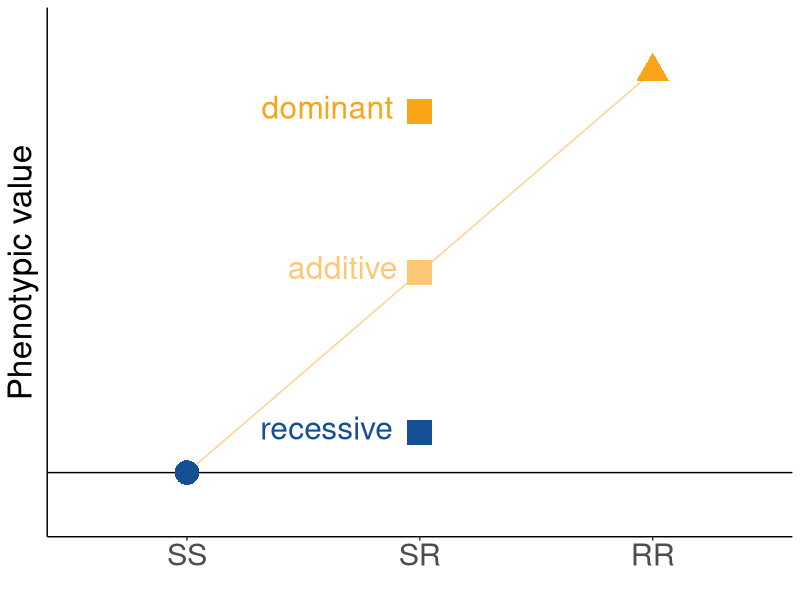
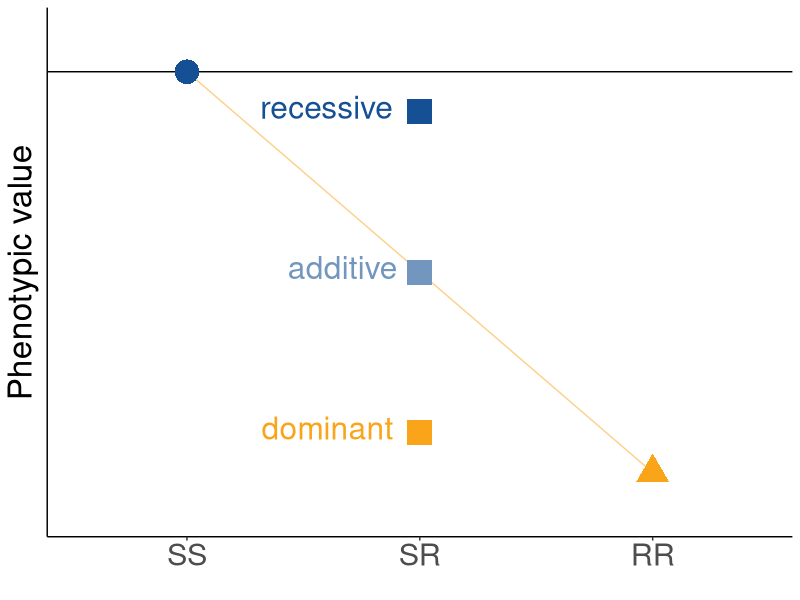
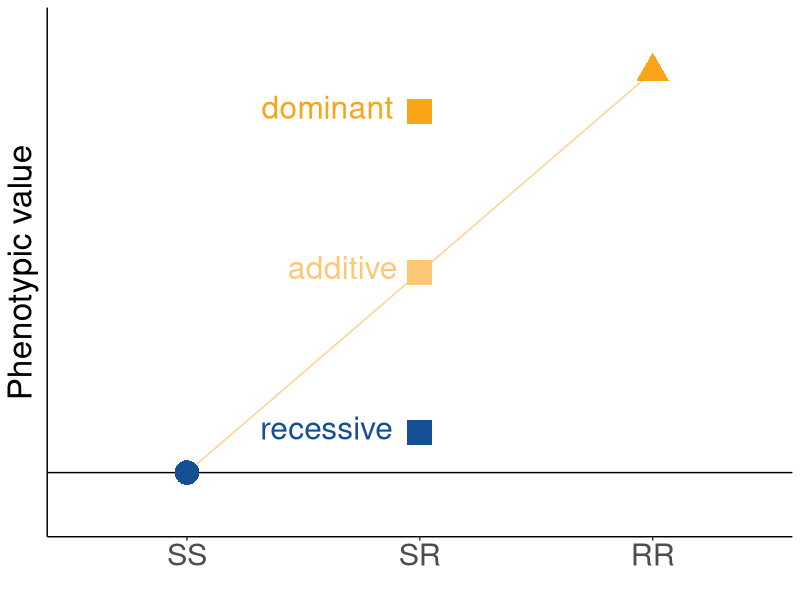
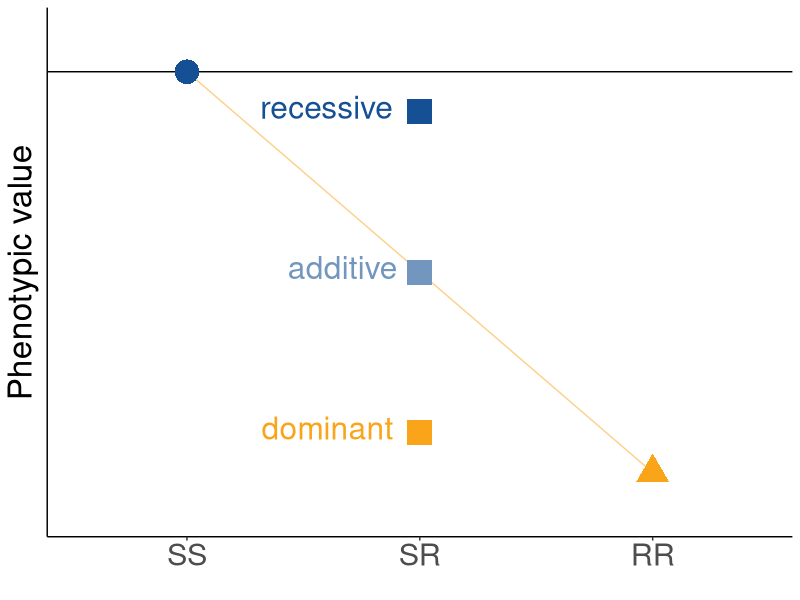

Reproduce these figures in R, in order.
## ---- chunk 1
library(tidyverse)
## ---- chunk 2
## R beneficial
data.Rdom = tibble(
  Genotype = factor(c("SS", "SR","SR","SR", "RR"), levels = c("SS", "SR","RR")),
  Dominance = c("recessive", "recessive","additive", "dominant", "dominant"),
  Trait.1 = c(0, 0.1,0.5,0.9, 1)
)

## R deleterious
data.Sdom = tibble(
  Genotype = factor(c("SS", "SR","SR","SR", "RR"), levels = c("SS", "SR","RR")),
  Dominance = c("recessive", "recessive","additive", "dominant", "dominant"),
  Trait.2 = c(1, 0.9,0.5,0.1, 0)
)
## ---- chunk 3
library("ggpubr")

genotype_labels = c("SS","SR","RR")



# Define  colors for each dominance category
dominance_colors = c("recessive" = "#165094", "additive" = "#FCC876", "dominant" = "#faa41a")

# Define the shapes for each genotype
genotype_shapes = c(16, 15, 17)

# Define text labels for the SR group based on their dominance
labels = c("recessive", "additive", "dominant")


# Plot
Rdom = ggplot() +
  
  annotate("segment", x = 1, xend = 3, y = 0, yend = 1, colour = "#faa41a", size=0.5, alpha=0.5) +
  
  # add a line for SS 
  geom_hline(yintercept = 0, color = "black", linetype = "solid", size = 0.5) +
  
  # This plots data points
  geom_point(data = data.Rdom, 
             aes(x = Genotype, y = Trait.1, color = Dominance, shape = Genotype),
             size = 8, alpha = 1) +
  
  geom_text(data = data.Rdom %>% filter(Genotype == "SR"), 
            aes(x = Genotype, y = Trait.1, label = Dominance, color = Dominance), 
            vjust = 0.3, hjust = 1.2, size = 8, check_overlap = TRUE) +
  
  # Map the colors to dominance
  scale_color_manual(values = dominance_colors) +
  
  # Map the shapes to genotypes
  scale_shape_manual(values = genotype_shapes) +
  
   scale_y_continuous(limits = c(-0.1,1.1)) +
  
  scale_x_discrete(labels = genotype_labels) +
  
  labs(x = "", y = "Phenotypic value") +
  
  theme_classic() +
  
  theme(
    panel.grid.major = element_blank(), 
    panel.grid.minor = element_blank(),
    
    axis.title.y = element_text(size = 24),
    axis.text.x = element_text(size = 22),
    axis.text.y = element_blank(),
    axis.ticks.y = element_blank(),
    legend.position = "no",
    plot.title = element_text(hjust = 0.5, size = 18, face = "bold")
  )

Rdom

# Save the plot
ggsave("./plots/Rdom.png",Rdom,  width = 5 , height = 5)
## ---- chunk 4
library("ggpubr")

genotype_labels = c("SS","SR","RR")



# Define  colors for each dominance category
dominance_colors = c("recessive" = "#165094", "additive" =  "#7396BF", "dominant" = "#faa41a")

# Define the shapes for each genotype
genotype_shapes = c(16, 15, 17)

# Define text labels for the SR group based on their dominance
labels = c("recessive", "additive", "dominant")


# Plot
Sdom = ggplot() +
  
  annotate("segment", x = 1, xend = 3, y = 1, yend = 0, colour = "#faa41a", size=0.5, alpha=0.5) +
  
  # add a line for SS 
  geom_hline(yintercept = 1 , color = "black", linetype = "solid", size = 0.5) +
  
  # This plots data points
  geom_point(data = data.Sdom, 
             aes(x = Genotype, y = Trait.2, color = Dominance, shape = Genotype),
             size = 8, alpha = 1) +
  
  
  geom_text(data = data.Sdom %>% filter(Genotype == "SR"), 
            aes(x = Genotype, y = Trait.2, label = Dominance, color = Dominance), 
            vjust = 0.3, hjust = 1.2, size = 8, check_overlap = TRUE) +
  
  # Map the colors to dominance
  scale_color_manual(values = dominance_colors) +
  
  # Map the shapes to genotypes
  scale_shape_manual(values = genotype_shapes) +
  
   scale_y_continuous(limits = c(-0.1,1.1)) +
  
  scale_x_discrete(labels = genotype_labels) +
  
  labs(x = "", y = "Phenotypic value") +
  
  theme_classic() +
  theme(
    panel.grid.major = element_blank(), 
    panel.grid.minor = element_blank(),
    
    axis.title.y = element_text(size = 24),
    axis.text.x = element_text(size = 22),
    axis.text.y = element_blank(),
    axis.ticks.y = element_blank(),
    legend.position = "no",
    plot.title = element_text(hjust = 0.5, size = 18, face = "bold")
  )

Sdom

# Save the plot
ggsave("./plots/Sdom.png",Sdom,  width = 5 , height = 5)
